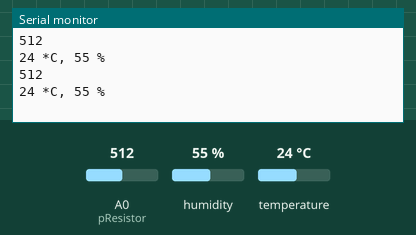
Bench run of a sketch on a simulated Arduino Uno, built with avr-gcc and run on an emulated ATmega328P. On the bench: the last lines printed to the serial monitor. The test bench sets the inputs (shaded band); at power-on: humidity 55 %, A0 (pResistor) = 512, temperature 24 °C.

Above: at 2.3 s.
2.4 s: humidity set to 22 %
At 4.2 s:
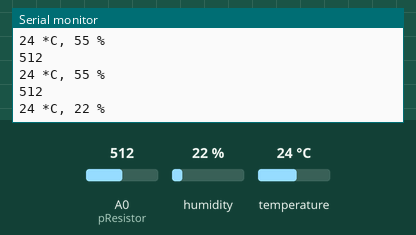
4.5 s: A0 (pResistor) set to 716
At 5.2 s:
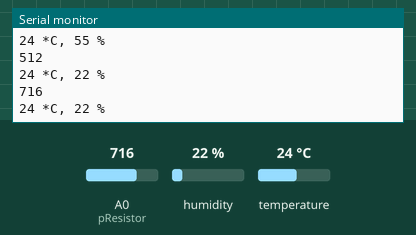
6.6 s: temperature set to 12 °C
At 8.1 s:
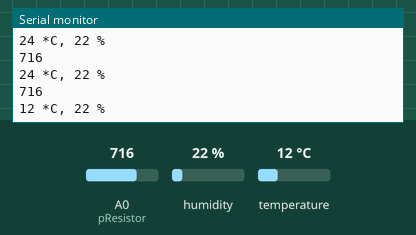
8.7 s: A0 (pResistor) set to 900
At 10.1 s:
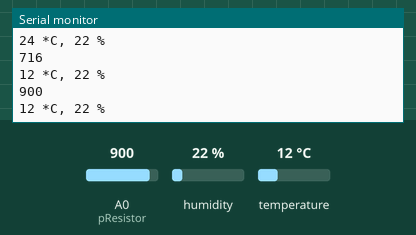
10.8 s: humidity set to 40 %
At 12.9 s:
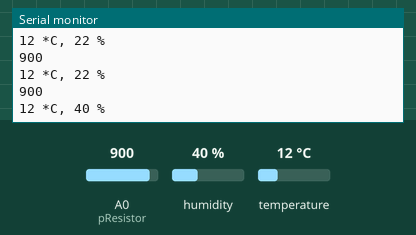
Timing chart, 0 to 13.9 s (numbered marks = the images above; inputs shaded):
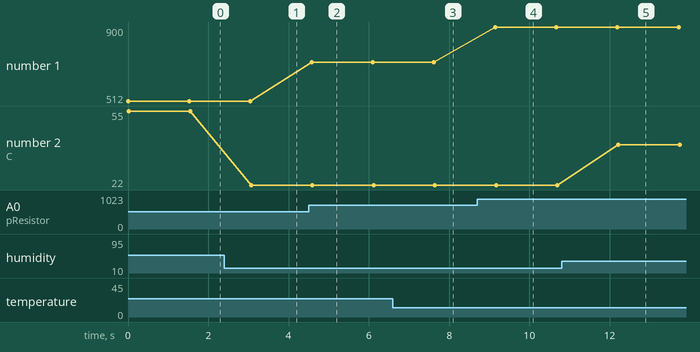

Measured:
- after the input at 2.4 s, the serial monitor: prints a new line after 0.67 s (image 1)
- after the input at 4.5 s, the serial monitor: prints a new line after 0.07 s (image 2)
- after the input at 6.6 s, the serial monitor: prints a new line after 1.0 s (image 3)
- after the input at 8.7 s, the serial monitor: prints a new line after 0.44 s (image 4)
- after the input at 10.8 s, the serial monitor: prints a new line after 1.4 s (image 5)
- plotted number 1: 512 → 716 after the input at 4.5 s, 716 → 900 after the input at 8.7 s
- plotted number 2: 55 → 22 after the input at 2.4 s, 22 → 40 after the input at 10.8 s

The sketch:

Photo_DHT11.ino
```cpp
#include <SimpleDHT.h>

int pinDHT11 = 2;
SimpleDHT11 dht11(pinDHT11);

const int pResistor = A0;  // Photoresistor at Arduino analog pin A0

int value;       // Store value from photoresistor (0-1023)

void setup()
{
  pinMode(pResistor, INPUT);// Set pResistor - A0 pin as an input (optional)
  Serial.begin(115200);
}

void loop()
{
  value = analogRead(pResistor);
  Serial.println(value);
   // read without samples.
  byte temperature = 0;
  byte humidity = 0;
  int err = SimpleDHTErrSuccess;
  if ((err = dht11.read(&temperature, &humidity, NULL)) != SimpleDHTErrSuccess)
  {
    Serial.print("Read DHT11 failed, err="); Serial.println(err);delay(1000);
    return;
  }

  Serial.print((int)temperature); Serial.print(" *C, ");
  Serial.print((int)humidity); Serial.println(" %");

  // DHT11 sampling rate is 1HZ.
  delay(1500);
}
```
